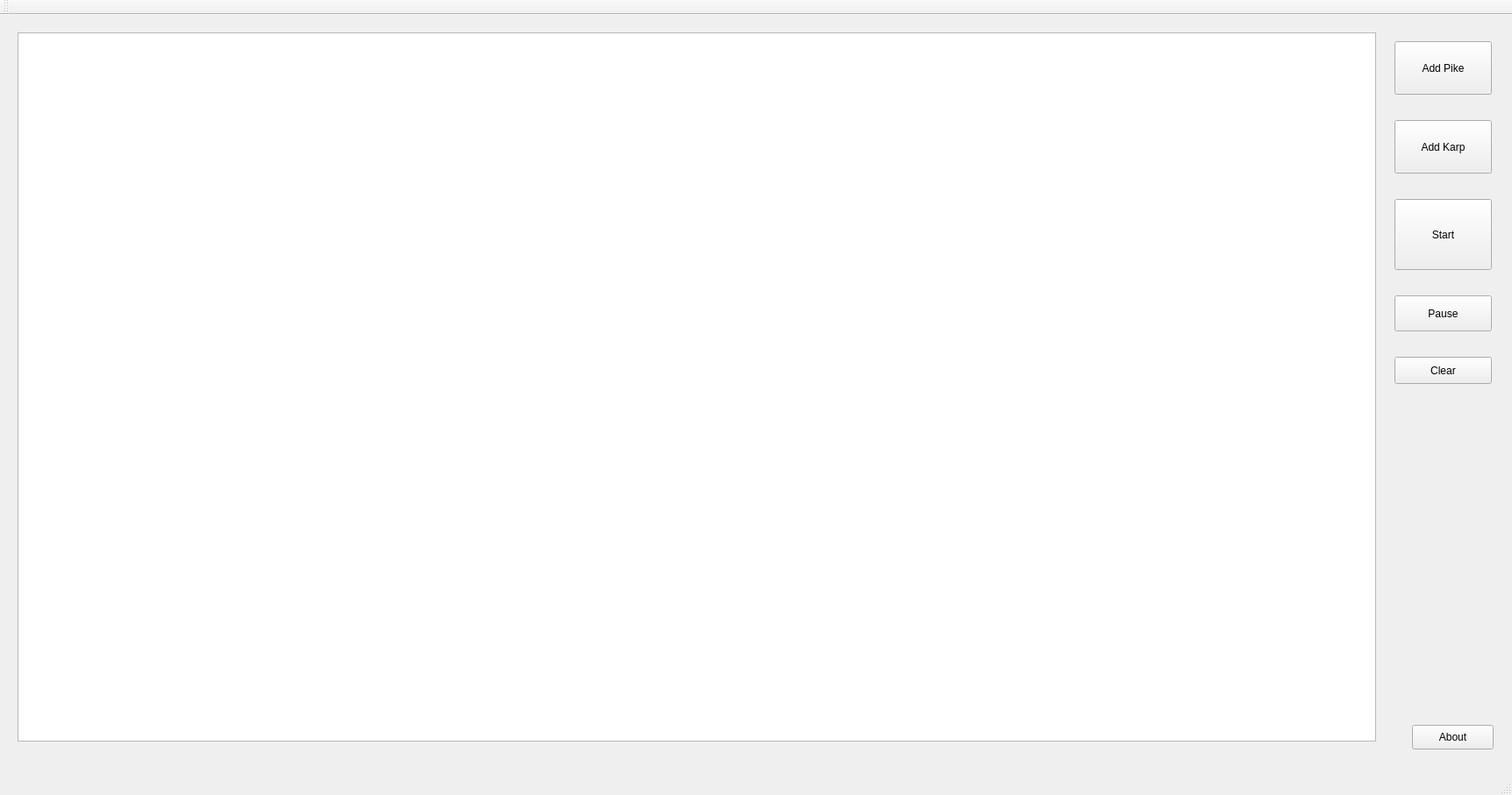
<?xml version="1.0" encoding="UTF-8"?>
<ui version="4.0">
 <class>MainWindow</class>
 <widget class="QMainWindow" name="MainWindow">
  <property name="geometry">
   <rect>
    <x>0</x>
    <y>0</y>
    <width>1724</width>
    <height>907</height>
   </rect>
  </property>
  <property name="windowTitle">
   <string>MainWindow</string>
  </property>
  <widget class="QWidget" name="centralWidget">
   <widget class="QPushButton" name="addPike">
    <property name="geometry">
     <rect>
      <x>1590</x>
      <y>30</y>
      <width>111</width>
      <height>61</height>
     </rect>
    </property>
    <property name="toolTip">
     <string>&lt;html&gt;&lt;head/&gt;&lt;body&gt;&lt;p&gt;Press to add pike to aquarium&lt;/p&gt;&lt;/body&gt;&lt;/html&gt;</string>
    </property>
    <property name="text">
     <string>Add Pike</string>
    </property>
   </widget>
   <widget class="QPushButton" name="addKarp">
    <property name="geometry">
     <rect>
      <x>1590</x>
      <y>120</y>
      <width>111</width>
      <height>61</height>
     </rect>
    </property>
    <property name="accessibleDescription">
     <string comment="Press to add pike to aquarium"/>
    </property>
    <property name="text">
     <string>Add Karp</string>
    </property>
   </widget>
   <widget class="QPushButton" name="start">
    <property name="geometry">
     <rect>
      <x>1590</x>
      <y>210</y>
      <width>111</width>
      <height>81</height>
     </rect>
    </property>
    <property name="text">
     <string>Start</string>
    </property>
   </widget>
   <widget class="QPushButton" name="pause">
    <property name="geometry">
     <rect>
      <x>1590</x>
      <y>320</y>
      <width>111</width>
      <height>41</height>
     </rect>
    </property>
    <property name="text">
     <string>Pause</string>
    </property>
   </widget>
   <widget class="QPushButton" name="clear">
    <property name="geometry">
     <rect>
      <x>1590</x>
      <y>390</y>
      <width>111</width>
      <height>31</height>
     </rect>
    </property>
    <property name="text">
     <string>Clear</string>
    </property>
   </widget>
   <widget class="QWidget" name="verticalLayoutWidget">
    <property name="geometry">
     <rect>
      <x>9</x>
      <y>9</y>
      <width>1571</width>
      <height>831</height>
     </rect>
    </property>
    <layout class="QVBoxLayout" name="verticalLayout">
     <item>
      <widget class="QGraphicsView" name="graphicsView"/>
     </item>
    </layout>
   </widget>
   <widget class="QPushButton" name="pushButton">
    <property name="geometry">
     <rect>
      <x>1610</x>
      <y>810</y>
      <width>93</width>
      <height>28</height>
     </rect>
    </property>
    <property name="text">
     <string>About</string>
    </property>
   </widget>
  </widget>
  <widget class="QMenuBar" name="menuBar">
   <property name="geometry">
    <rect>
     <x>0</x>
     <y>0</y>
     <width>1724</width>
     <height>26</height>
    </rect>
   </property>
  </widget>
  <widget class="QToolBar" name="mainToolBar">
   <attribute name="toolBarArea">
    <enum>TopToolBarArea</enum>
   </attribute>
   <attribute name="toolBarBreak">
    <bool>false</bool>
   </attribute>
  </widget>
  <widget class="QStatusBar" name="statusBar"/>
 </widget>
 <layoutdefault spacing="6" margin="11"/>
 <resources/>
 <connections/>
</ui>
